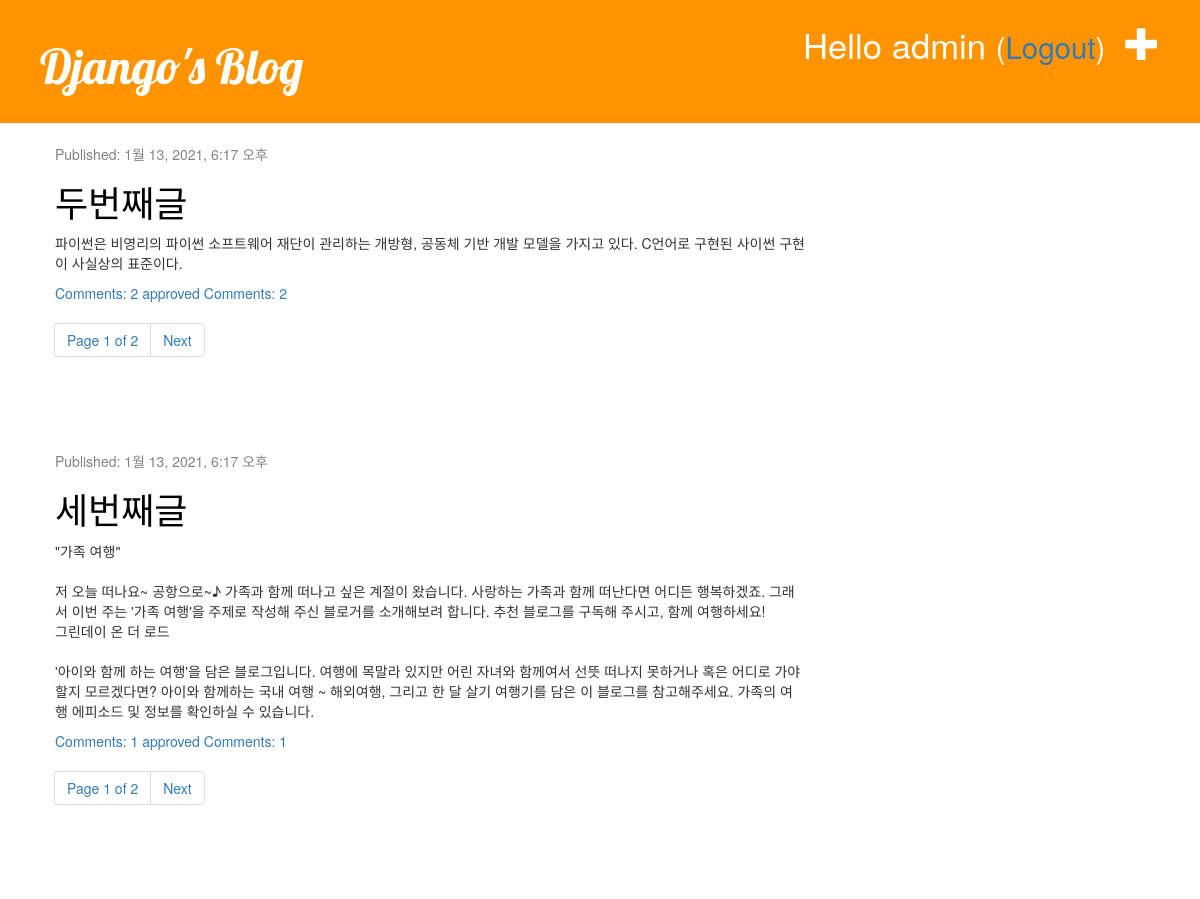
The app's page / (signed in) with its own data.
### blog/models.py (models this page shows, shortened)
class Post(models.Model):
    author = models.ForeignKey('auth.User', on_delete=models.CASCADE)
    title = models.CharField(max_length = 200, validators=[min_lintgh_3_validator])
    text = models.TextField()
    created_date = models.DateTimeField(default=timezone.now)
    published_date = models.DateTimeField(blank=True, null=True)
    def approved_comments(self):
        return self.comments.filter(approved_comment=True)

### blog/views.py (the view)
# urls.py: path('', views.post_list, name='post_list'),
def post_list(request):
    post_list = Post.objects.filter(published_date__lte = timezone.now()).order_by('published_date')
    paginator = Paginator(post_list, 2)
    page_no = request.GET.get('page')
    try:
        posts = paginator.page(page_no)
    except PageNotAnInteger:
        posts = paginator.page(1)
    except EmptyPage:
        posts = paginator.page(paginator.num_pages)
    return render(request, 'blog/post_list.html', {'posts': posts})

### blog/templates/blog/post_list.html
{% extends 'blog/base.html' %}
{% block content %}
    {% for post in posts %}
        <div class="post">
            <div class="date">
                <p> Published: {{ post.published_date}}</p>
            </div>
            <h1><a href="{% url 'item_comment' pk=124 %}">{{post.title}}</a></h1>
            <p>{{ post.text|linebreaksbr }}</p>
            <a href="{% url 'post_detail' pk=post.pk %}">Comments: {{post.comments.count}}     approved Comments: {{post.approved_comments.count}} </a>
            {% include 'blog/post_pagination.html' with page=posts %}
        </div>
    {% endfor %}
{% endblock %}

### blog/templates/blog/base.html (shortened to what this page needs)
<!DOCTYPE html>
{% load static %}
<html lang="ko">
<head>
    <link rel="stylesheet" href="https://maxcdn.bootstrapcdn.com/bootstrap/3.3.2/css/bootstrap.min.css">
    <link rel="stylesheet" href="https://maxcdn.bootstrapcdn.com/bootstrap/3.3.2/css/bootstrap-theme.min.css">
    <link rel="stylesheet" href="{% static 'css/blog.css' %}">
</head>
<body>
<div class="page-header">
    {% if user.is_authenticated %}
    <a href="{% url 'post_new' %}" class="top-menu">
        <span class="glyphicon glyphicon-plus"></span>
    </a>
    <p class="top-menu">
        Hello {{user.username}}
        <small>(<a href="{% url 'logout' %}?next={{request.path}}">Logout</a>)</small>
    </p>
    {% else %}
    <a href="{% url 'login' %}" class="top-menu">
        <span class="glyphicon glyphicon-lock"></span>
    </a>
    {% endif %}
    <h1><a href="{% url 'post_list' %}">Django's Blog </a></h1>
</div>
<div class="content container">
    <div class="row">
        <div class="col-md-8">
            {% block content %}
            {% endblock %}
        </div>
    </div>
</div>
</body>
</html>

### blog/templates/blog/post_pagination.html (shortened to what this page needs)
<nav>
    <ul class = "pagination">
        <li class="page-item">
            <a class="page-link" href=" ">Page {{page.number}} of {{page.paginator.num_pages}}</a>
        </li>
        <li class="page-item">
            {% if page.has_next %}
                <a class="page-link" href="?page={{page.next_page_number}}">Next</a>
            {% endif %}
        </li>
    </ul>
</nav>

### blog/static/css/blog.css (style rules this page uses)
.page-header { background-color: #ff9400; margin-top: 0; padding: 20px 20px 20px 40px; }
.page-header h1, .page-header h1 a, .page-header h1 a:visited, .page-header h1 a:active { color: #ffffff; font-size: 36pt; text-decoration: none; }
.content { margin-left: 40px; }
h1, h2, h3, h4 { font-family: 'Lobster', cursive; }
.date { color: #828282; }
.top-menu, .top-menu:hover, .top-menu:visited { color: #ffffff; float: right; font-size: 26pt; margin-right: 20px; }
.post { margin-bottom: 70px; }
.post h1 a, .post h1 a:visited { color: #000000; }

### records on screen
Post: published_date "1월 13, 2021, 6:17 오후", title "두번째글", text "파이썬은 비영리의 파이썬 소프트웨어 재단이 관리하는 개방형, 공동체 기반 개발 모델을 가지고 있다. C언어로 구현된 사이썬 구현이 사실상의 표준이다.", comments.count "2", approved_comments.count "2", number "1", paginator.num_pages "2"
Post: published_date "1월 13, 2021, 6:17 오후", title "세번째글", text "\"가족 여행\" 저 오늘 떠나요~ 공항으로~♪ 가족과 함께 떠나고 싶은 계절이 왔습니다. 사랑하는 가족과 함께 떠난다면 어디든 행복하겠죠. 그래서 이번 주는 '가족 여행'을 주제로 작성해 주신 블로거를 소개해보려 합니다. 추천 블로그를 구독해 주시고, 함께 여행하세요! 그린데이 온 더 로드 '아이와 함께 하는 여행'을 담은 블로그입니다. 여행에 목말라 있지만 어린 자녀와 함께여서 선뜻 떠나지 못하거나 혹은 어디로 가야 할지 모르겠다면? 아이와 함께하는 국내 여행 ~ 해외여행, 그리고 한 달 살기 여행기를 담은 이 블로그를 참고해주세요. 가족의 여행 에피소드 및 정보를 확인하실 수 있습니다.", comments.count "1", approved_comments.count "1", number "1", paginator.num_pages "2"

### other values on screen
{{ user.username }} "admin"
